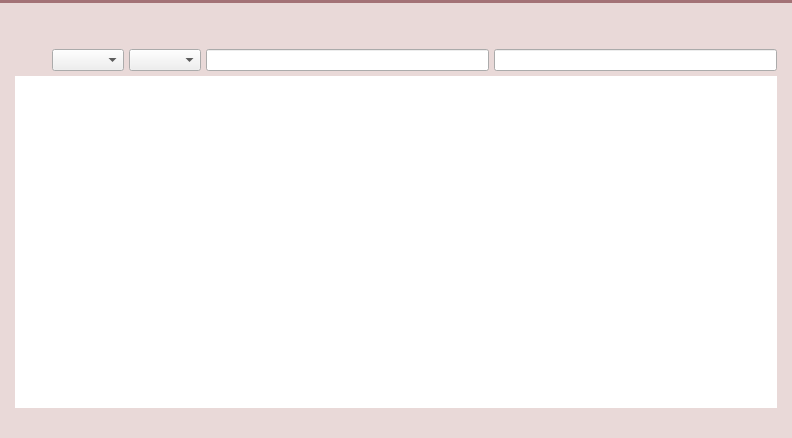
<?xml version="1.0" encoding="UTF-8"?>
<ui version="4.0">
 <class>TransactionsPage</class>
 <widget class="QWidget" name="TransactionsPage">
  <property name="geometry">
   <rect>
    <x>0</x>
    <y>0</y>
    <width>792</width>
    <height>438</height>
   </rect>
  </property>
  <property name="palette">
   <palette>
    <active>
     <colorrole role="Button">
      <brush brushstyle="SolidPattern">
       <color alpha="255">
        <red>233</red>
        <green>217</green>
        <blue>216</blue>
       </color>
      </brush>
     </colorrole>
     <colorrole role="Base">
      <brush brushstyle="SolidPattern">
       <color alpha="255">
        <red>233</red>
        <green>217</green>
        <blue>216</blue>
       </color>
      </brush>
     </colorrole>
     <colorrole role="Window">
      <brush brushstyle="SolidPattern">
       <color alpha="255">
        <red>233</red>
        <green>217</green>
        <blue>216</blue>
       </color>
      </brush>
     </colorrole>
     <colorrole role="Highlight">
      <brush brushstyle="SolidPattern">
       <color alpha="255">
        <red>235</red>
        <green>235</green>
        <blue>235</blue>
       </color>
      </brush>
     </colorrole>
     <colorrole role="HighlightedText">
      <brush brushstyle="SolidPattern">
       <color alpha="255">
        <red>171</red>
        <green>127</green>
        <blue>130</blue>
       </color>
      </brush>
     </colorrole>
    </active>
    <inactive>
     <colorrole role="Button">
      <brush brushstyle="SolidPattern">
       <color alpha="255">
        <red>233</red>
        <green>217</green>
        <blue>216</blue>
       </color>
      </brush>
     </colorrole>
     <colorrole role="Base">
      <brush brushstyle="SolidPattern">
       <color alpha="255">
        <red>233</red>
        <green>217</green>
        <blue>216</blue>
       </color>
      </brush>
     </colorrole>
     <colorrole role="Window">
      <brush brushstyle="SolidPattern">
       <color alpha="255">
        <red>233</red>
        <green>217</green>
        <blue>216</blue>
       </color>
      </brush>
     </colorrole>
     <colorrole role="Highlight">
      <brush brushstyle="SolidPattern">
       <color alpha="255">
        <red>235</red>
        <green>235</green>
        <blue>235</blue>
       </color>
      </brush>
     </colorrole>
     <colorrole role="HighlightedText">
      <brush brushstyle="SolidPattern">
       <color alpha="255">
        <red>171</red>
        <green>127</green>
        <blue>130</blue>
       </color>
      </brush>
     </colorrole>
    </inactive>
    <disabled>
     <colorrole role="Button">
      <brush brushstyle="SolidPattern">
       <color alpha="255">
        <red>233</red>
        <green>217</green>
        <blue>216</blue>
       </color>
      </brush>
     </colorrole>
     <colorrole role="Base">
      <brush brushstyle="SolidPattern">
       <color alpha="255">
        <red>233</red>
        <green>217</green>
        <blue>216</blue>
       </color>
      </brush>
     </colorrole>
     <colorrole role="Window">
      <brush brushstyle="SolidPattern">
       <color alpha="255">
        <red>233</red>
        <green>217</green>
        <blue>216</blue>
       </color>
      </brush>
     </colorrole>
     <colorrole role="Highlight">
      <brush brushstyle="SolidPattern">
       <color alpha="255">
        <red>240</red>
        <green>240</green>
        <blue>240</blue>
       </color>
      </brush>
     </colorrole>
     <colorrole role="HighlightedText">
      <brush brushstyle="SolidPattern">
       <color alpha="255">
        <red>171</red>
        <green>127</green>
        <blue>130</blue>
       </color>
      </brush>
     </colorrole>
    </disabled>
   </palette>
  </property>
  <property name="windowTitle">
   <string>Form</string>
  </property>
  <layout class="QVBoxLayout" name="verticalLayout_9">
   <property name="spacing">
    <number>0</number>
   </property>
   <property name="margin">
    <number>0</number>
   </property>
   <item>
    <widget class="Line" name="line_3">
     <property name="styleSheet">
      <string notr="true">background-color: #A37276;</string>
     </property>
     <property name="lineWidth">
      <number>0</number>
     </property>
     <property name="orientation">
      <enum>Qt::Horizontal</enum>
     </property>
    </widget>
   </item>
   <item>
    <widget class="QWidget" name="wTransactionsHeader" native="true">
     <property name="minimumSize">
      <size>
       <width>0</width>
       <height>32</height>
      </size>
     </property>
     <property name="maximumSize">
      <size>
       <width>16777215</width>
       <height>32</height>
      </size>
     </property>
     <property name="is_header" stdset="0">
      <bool>true</bool>
     </property>
     <layout class="QHBoxLayout" name="horizontalLayout_10">
      <property name="margin">
       <number>0</number>
      </property>
      <item>
       <spacer name="horizontalSpacer_14">
        <property name="orientation">
         <enum>Qt::Horizontal</enum>
        </property>
        <property name="sizeType">
         <enum>QSizePolicy::Fixed</enum>
        </property>
        <property name="sizeHint" stdset="0">
         <size>
          <width>5</width>
          <height>20</height>
         </size>
        </property>
       </spacer>
      </item>
      <item>
       <widget class="QLabel" name="label_20">
        <property name="sizePolicy">
         <sizepolicy hsizetype="Fixed" vsizetype="Fixed">
          <horstretch>0</horstretch>
          <verstretch>0</verstretch>
         </sizepolicy>
        </property>
        <property name="minimumSize">
         <size>
          <width>25</width>
          <height>25</height>
         </size>
        </property>
        <property name="maximumSize">
         <size>
          <width>25</width>
          <height>25</height>
         </size>
        </property>
        <property name="text">
         <string notr="true"/>
        </property>
        <property name="pixmap">
         <pixmap resource="../res.qrc">:/res/last_transactions.png</pixmap>
        </property>
       </widget>
      </item>
      <item>
       <widget class="QLabel" name="label_21">
        <property name="font">
         <font>
          <pointsize>11</pointsize>
          <stylestrategy>PreferAntialias</stylestrategy>
         </font>
        </property>
        <property name="styleSheet">
         <string notr="true">QLabel {
	color: #E9D9D8;
}</string>
        </property>
        <property name="text">
         <string>Transactions</string>
        </property>
       </widget>
      </item>
     </layout>
    </widget>
   </item>
   <item>
    <widget class="QWidget" name="wTransactionsContainer" native="true">
     <property name="styleSheet">
      <string notr="true">#wTransactionsContainer {
	background-color: #E9D9D8;
 }

QLabel {
	color: #AF272E;
}
</string>
     </property>
     <layout class="QVBoxLayout" name="verticalLayout_10" stretch="0,1">
      <property name="spacing">
       <number>5</number>
      </property>
      <property name="leftMargin">
       <number>15</number>
      </property>
      <property name="topMargin">
       <number>14</number>
      </property>
      <property name="rightMargin">
       <number>15</number>
      </property>
      <property name="bottomMargin">
       <number>30</number>
      </property>
      <item>
       <layout class="QGridLayout" name="gridLayout_3">
        <item row="0" column="4">
         <widget class="QLineEdit" name="addressWidget">
          <property name="sizePolicy">
           <sizepolicy hsizetype="Expanding" vsizetype="Expanding">
            <horstretch>0</horstretch>
            <verstretch>0</verstretch>
           </sizepolicy>
          </property>
         </widget>
        </item>
        <item row="0" column="1">
         <widget class="QComboBox" name="dateWidget">
          <property name="sizePolicy">
           <sizepolicy hsizetype="Fixed" vsizetype="Fixed">
            <horstretch>0</horstretch>
            <verstretch>0</verstretch>
           </sizepolicy>
          </property>
          <property name="minimumSize">
           <size>
            <width>43</width>
            <height>22</height>
           </size>
          </property>
          <property name="maximumSize">
           <size>
            <width>120</width>
            <height>16777215</height>
           </size>
          </property>
          <property name="styleSheet">
           <string notr="true"/>
          </property>
          <property name="iconSize">
           <size>
            <width>16</width>
            <height>20</height>
           </size>
          </property>
         </widget>
        </item>
        <item row="0" column="2">
         <widget class="QComboBox" name="typeWidget">
          <property name="minimumSize">
           <size>
            <width>43</width>
            <height>22</height>
           </size>
          </property>
          <property name="maximumSize">
           <size>
            <width>120</width>
            <height>16777215</height>
           </size>
          </property>
         </widget>
        </item>
        <item row="0" column="5">
         <widget class="QLineEdit" name="amountWidget">
          <property name="sizePolicy">
           <sizepolicy hsizetype="Expanding" vsizetype="Expanding">
            <horstretch>0</horstretch>
            <verstretch>0</verstretch>
           </sizepolicy>
          </property>
         </widget>
        </item>
        <item row="0" column="0">
         <widget class="QPushButton" name="bTransactionsSortOrder">
          <property name="minimumSize">
           <size>
            <width>20</width>
            <height>20</height>
           </size>
          </property>
          <property name="styleSheet">
           <string notr="true">QPushButton {
	border: 0px solid gray;	
}
</string>
          </property>
          <property name="text">
           <string/>
          </property>
          <property name="icon">
           <iconset resource="../res.qrc">
            <normaloff>:/res/sort_down.png</normaloff>:/res/sort_down.png</iconset>
          </property>
          <property name="iconSize">
           <size>
            <width>20</width>
            <height>20</height>
           </size>
          </property>
         </widget>
        </item>
       </layout>
      </item>
      <item>
       <widget class="QTableView" name="transactionView">
        <property name="styleSheet">
         <string notr="true"> QScrollBar:vertical {
     border: 0px solid grey;
     background: white;
     width: 9px;
     margin: 15px 0px 0 0px;
 }
 QScrollBar::handle:vertical {
     background: #BB9396;
     min-width: 20px;
 }
QScrollBar::sub-line:vertical {
	height: 0px;
    width: 0px;
}

QHeaderView {
	background-color: #E9D9D8;
	font-size: 10;
	text-align:left;
}
QHeaderView::section {
    background-color: #E9D9D8;
    color: #AF272E;
    padding-left: 5px;
    border: 0px solid #6c6c6c;
	text-align:left;
}

/* style the sort indicator */
QHeaderView::down-arrow {
    image: url(down_arrow.png);
}

QHeaderView::up-arrow {
    image: url(up_arrow.png);
}

QTableView {
	border: 0px solid #ededed;
	selection-background-color: #ebebeb;
	selection-color: rgb(171, 127, 130);
}</string>
        </property>
        <property name="frameShape">
         <enum>QFrame::NoFrame</enum>
        </property>
        <property name="horizontalScrollBarPolicy">
         <enum>Qt::ScrollBarAlwaysOff</enum>
        </property>
        <property name="editTriggers">
         <set>QAbstractItemView::NoEditTriggers</set>
        </property>
        <property name="selectionMode">
         <enum>QAbstractItemView::SingleSelection</enum>
        </property>
        <property name="selectionBehavior">
         <enum>QAbstractItemView::SelectRows</enum>
        </property>
        <property name="showGrid">
         <bool>false</bool>
        </property>
        <attribute name="verticalHeaderVisible">
         <bool>false</bool>
        </attribute>
        <attribute name="verticalHeaderDefaultSectionSize">
         <number>20</number>
        </attribute>
        <attribute name="verticalHeaderMinimumSectionSize">
         <number>20</number>
        </attribute>
       </widget>
      </item>
     </layout>
    </widget>
   </item>
  </layout>
 </widget>
 <resources>
  <include location="../res.qrc"/>
 </resources>
 <connections/>
</ui>
